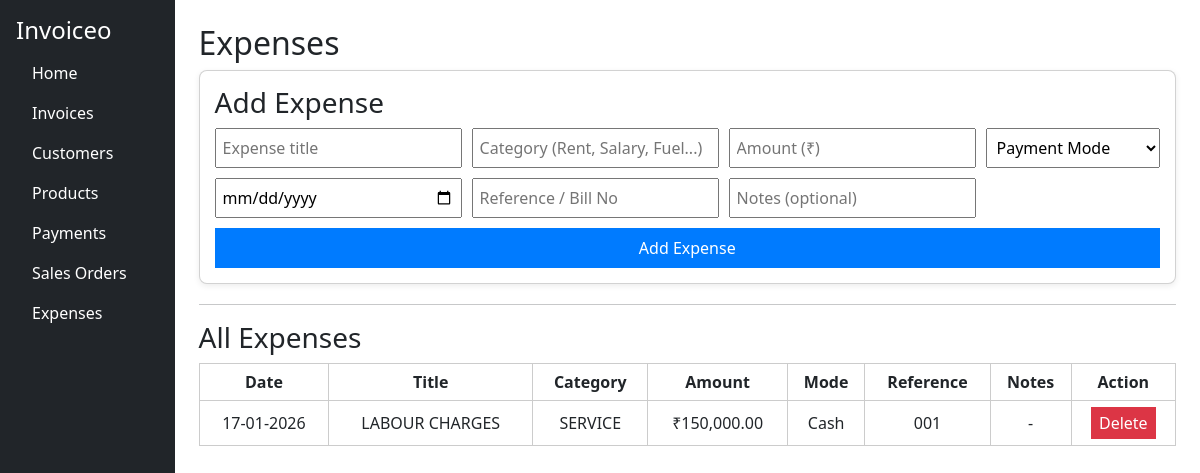
Before: /expenses with the older database file.
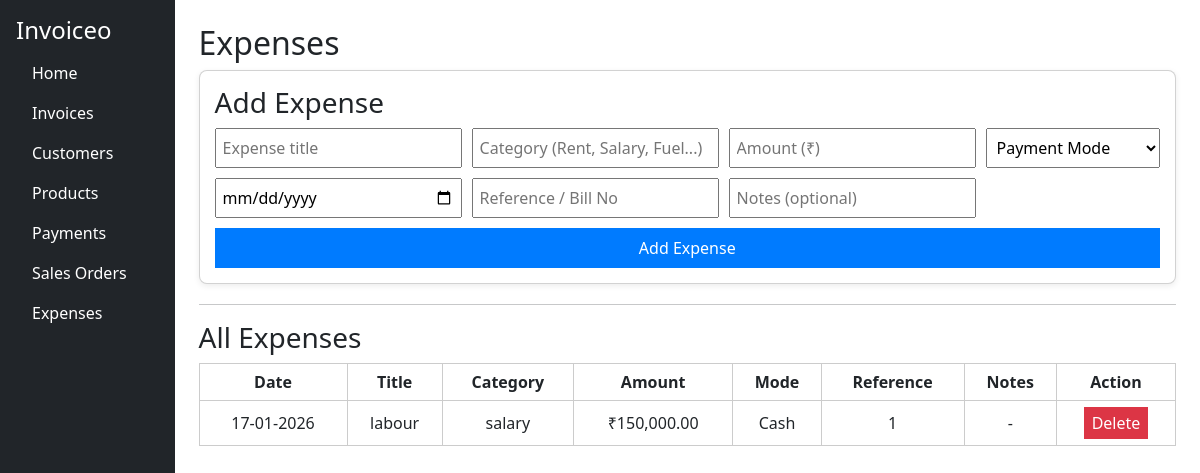
After: the same page with the newer database file.
### app.py (models this page shows)
class Expense(db.Model):
    id = db.Column(db.Integer, primary_key=True)
    title = db.Column(db.String(150), nullable=False)
    category = db.Column(db.String(100), nullable=False)
    amount = db.Column(db.Float, nullable=False)
    payment_mode = db.Column(db.String(50))   # Cash / Bank / UPI / Card
    reference = db.Column(db.String(100))     # optional txn id / bill no
    expense_date = db.Column(db.DateTime, default=datetime.utcnow)
    notes = db.Column(db.String(300))
    created_at = db.Column(db.DateTime, default=datetime.utcnow)

### app.py (the view)
@app.route('/expenses')
def expenses():
    expenses = Expense.query.order_by(Expense.expense_date.desc()).all()
    return render_template('expenses.html', expenses=expenses)

### templates/expenses.html (shortened to what this page needs)
{% extends 'base.html' %}
{% block content %}
<h2>Expenses</h2>
<div class="card">
    <h3>Add Expense</h3>
    <form method="POST" action="{{ url_for('add_expense') }}" class="expense-form">
        <input type="text" name="title" placeholder="Expense title" required>
        <input type="text" name="category" placeholder="Category (Rent, Salary, Fuel...)" required>
        <input type="number" step="0.01" name="amount" placeholder="Amount (₹)" required>
        <select name="payment_mode">
            <option value="">Payment Mode</option>
        </select>
        <input type="date" name="expense_date" required>
        <input type="text" name="reference" placeholder="Reference / Bill No">
        <input type="text" name="notes" placeholder="Notes (optional)">
        <button type="submit">Add Expense</button>
    </form>
</div>
<hr>
<h3>All Expenses</h3>
{% if expenses %}
<table class="expense-table">
    <thead>
        <tr>
            <th>Date</th>
            <th>Title</th>
            <th>Category</th>
            <th>Amount</th>
            <th>Mode</th>
            <th>Reference</th>
            <th>Notes</th>
            <th>Action</th>
        </tr>
    </thead>
    <tbody>
    {% for e in expenses %}
        <tr>
            <td>{{ e.expense_date.strftime('%d-%m-%Y') }}</td>
            <td>{{ e.title }}</td>
            <td>{{ e.category }}</td>
            <td>₹{{ "{:,.2f}".format(e.amount).replace(",", "_").replace("_", ",", 1) }}</td>
            <td>{{ e.payment_mode }}</td>
            <td>{{ e.reference or '-' }}</td>
            <td>{{ e.notes or '-' }}</td>
            <td>
                <form method="POST" action="{{ url_for('delete_expense', id=e.id) }}" onsubmit="return confirm('Delete this expense?')">
                    <button class="danger">Delete</button>
                </form>
            </td>
        </tr>
    {% endfor %}
    </tbody>
</table>
{% else %}
<p>No expenses recorded yet.</p>
{% endif %}
{% endblock %}

Changed rows visible on the page:
changed Expense "Cash": title "LABOUR CHARGES" → "labour"; category "SERVICE" → "salary"; reference "001" → "1"
